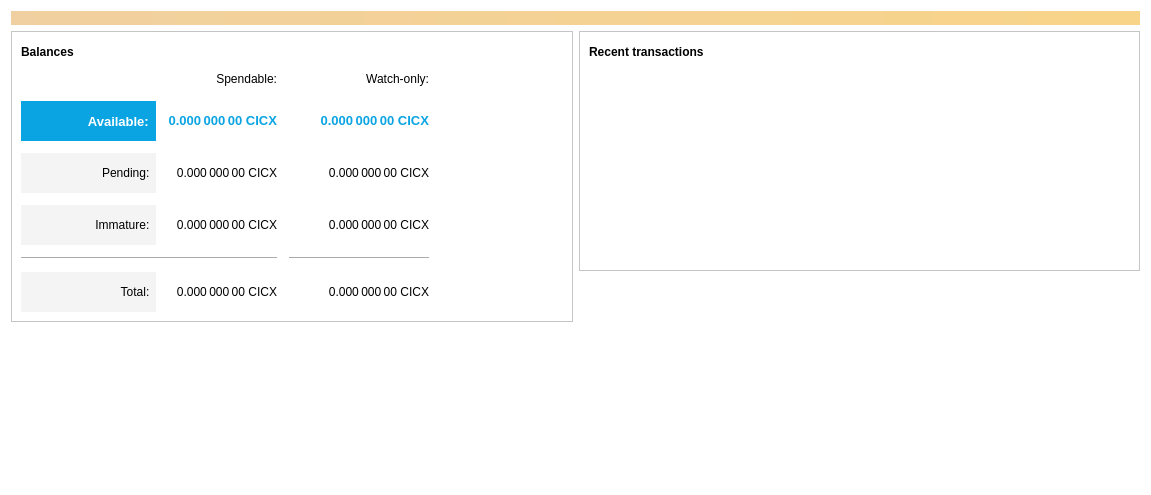
<?xml version="1.0" encoding="UTF-8"?>
<ui version="4.0">
 <class>OverviewPage</class>
 <widget class="QWidget" name="OverviewPage">
  <property name="geometry">
   <rect>
    <x>0</x>
    <y>0</y>
    <width>1151</width>
    <height>495</height>
   </rect>
  </property>
  <property name="windowTitle">
   <string>Form</string>
  </property>
  <property name="autoFillBackground">
   <bool>false</bool>
  </property>
  <property name="styleSheet">
   <string notr="true">background-color: rgb(255, 255, 255);</string>
  </property>
  <layout class="QVBoxLayout" name="topLayout">
   <item>
    <widget class="QLabel" name="labelAlerts">
     <property name="visible">
      <bool>false</bool>
     </property>
     <property name="styleSheet">
      <string notr="true">QLabel { background-color: qlineargradient(x1: 0, y1: 0, x2: 1, y2: 0, stop:0 #F0D0A0, stop:1 #F8D488); color:#000000; }</string>
     </property>
     <property name="wordWrap">
      <bool>true</bool>
     </property>
     <property name="margin">
      <number>3</number>
     </property>
     <property name="textInteractionFlags">
      <set>Qt::TextSelectableByMouse</set>
     </property>
    </widget>
   </item>
   <item>
    <layout class="QHBoxLayout" name="horizontalLayout" stretch="1,1">
     <item>
      <layout class="QVBoxLayout" name="verticalLayout_2">
       <item>
        <widget class="QFrame" name="frame">
         <property name="frameShape">
          <enum>QFrame::StyledPanel</enum>
         </property>
         <property name="frameShadow">
          <enum>QFrame::Raised</enum>
         </property>
         <layout class="QVBoxLayout" name="verticalLayout_4">
          <item>
           <layout class="QHBoxLayout" name="horizontalLayout_4">
            <item>
             <widget class="QLabel" name="label_5">
              <property name="font">
               <font>
                <weight>75</weight>
                <bold>true</bold>
               </font>
              </property>
              <property name="text">
               <string>Balances</string>
              </property>
             </widget>
            </item>
            <item>
             <widget class="QPushButton" name="labelWalletStatus">
              <property name="enabled">
               <bool>true</bool>
              </property>
              <property name="maximumSize">
               <size>
                <width>30</width>
                <height>16777215</height>
               </size>
              </property>
              <property name="toolTip">
               <string>The displayed information may be out of date. Your wallet automatically synchronizes with the CB AI COIN network after a connection is established, but this process has not completed yet.</string>
              </property>
              <property name="text">
               <string/>
              </property>
              <property name="icon">
               <iconset resource="../CB AI COIN.qrc">
                <normaloff>:/icons/warning</normaloff>
                <disabledoff>:/icons/warning</disabledoff>:/icons/warning</iconset>
              </property>
              <property name="iconSize">
               <size>
                <width>24</width>
                <height>24</height>
               </size>
              </property>
              <property name="flat">
               <bool>true</bool>
              </property>
             </widget>
            </item>
            <item>
             <spacer name="horizontalSpacer_3">
              <property name="orientation">
               <enum>Qt::Horizontal</enum>
              </property>
              <property name="sizeHint" stdset="0">
               <size>
                <width>40</width>
                <height>20</height>
               </size>
              </property>
             </spacer>
            </item>
           </layout>
          </item>
          <item>
           <layout class="QGridLayout" name="gridLayout">
            <property name="spacing">
             <number>12</number>
            </property>
            <item row="5" column="0">
             <widget class="QLabel" name="labelTotalText">
              <property name="styleSheet">
               <string notr="true">background-color: rgb(244, 244, 244);</string>
              </property>
              <property name="text">
               <string>Total:  </string>
              </property>
              <property name="alignment">
               <set>Qt::AlignRight|Qt::AlignTrailing|Qt::AlignVCenter</set>
              </property>
             </widget>
            </item>
            <item row="4" column="2">
             <widget class="Line" name="lineWatchBalance">
              <property name="sizePolicy">
               <sizepolicy hsizetype="Preferred" vsizetype="Fixed">
                <horstretch>0</horstretch>
                <verstretch>0</verstretch>
               </sizepolicy>
              </property>
              <property name="minimumSize">
               <size>
                <width>140</width>
                <height>0</height>
               </size>
              </property>
              <property name="orientation">
               <enum>Qt::Horizontal</enum>
              </property>
             </widget>
            </item>
            <item row="1" column="0">
             <widget class="QLabel" name="labelBalanceText">
              <property name="baseSize">
               <size>
                <width>0</width>
                <height>0</height>
               </size>
              </property>
              <property name="font">
               <font>
                <pointsize>10</pointsize>
                <weight>75</weight>
                <bold>true</bold>
               </font>
              </property>
              <property name="styleSheet">
               <string notr="true">background-color: rgb(10, 164, 227);
color: rgb(255, 255, 255);</string>
              </property>
              <property name="text">
               <string>Available:  </string>
              </property>
              <property name="alignment">
               <set>Qt::AlignRight|Qt::AlignTrailing|Qt::AlignVCenter</set>
              </property>
             </widget>
            </item>
            <item row="2" column="1">
             <widget class="QLabel" name="labelUnconfirmed">
              <property name="font">
               <font>
                <weight>50</weight>
                <bold>false</bold>
               </font>
              </property>
              <property name="cursor">
               <cursorShape>IBeamCursor</cursorShape>
              </property>
              <property name="toolTip">
               <string>Total of transactions that have yet to be confirmed, and do not yet count toward the spendable balance</string>
              </property>
              <property name="text">
               <string notr="true">0.000 000 00 CICX</string>
              </property>
              <property name="alignment">
               <set>Qt::AlignRight|Qt::AlignTrailing|Qt::AlignVCenter</set>
              </property>
              <property name="textInteractionFlags">
               <set>Qt::LinksAccessibleByMouse|Qt::TextSelectableByKeyboard|Qt::TextSelectableByMouse</set>
              </property>
             </widget>
            </item>
            <item row="1" column="3">
             <spacer name="verticalSpacer_3">
              <property name="orientation">
               <enum>Qt::Vertical</enum>
              </property>
              <property name="sizeType">
               <enum>QSizePolicy::Fixed</enum>
              </property>
              <property name="sizeHint" stdset="0">
               <size>
                <width>20</width>
                <height>40</height>
               </size>
              </property>
             </spacer>
            </item>
            <item row="0" column="0">
             <spacer name="horizontalSpacer_4">
              <property name="orientation">
               <enum>Qt::Horizontal</enum>
              </property>
              <property name="sizeHint" stdset="0">
               <size>
                <width>50</width>
                <height>20</height>
               </size>
              </property>
             </spacer>
            </item>
            <item row="4" column="0" colspan="2">
             <widget class="Line" name="line">
              <property name="orientation">
               <enum>Qt::Horizontal</enum>
              </property>
             </widget>
            </item>
            <item row="2" column="0">
             <widget class="QLabel" name="labelPendingText">
              <property name="styleSheet">
               <string notr="true">background-color: rgb(244, 244, 244);</string>
              </property>
              <property name="text">
               <string>Pending:  </string>
              </property>
              <property name="alignment">
               <set>Qt::AlignRight|Qt::AlignTrailing|Qt::AlignVCenter</set>
              </property>
             </widget>
            </item>
            <item row="3" column="0">
             <widget class="QLabel" name="labelImmatureText">
              <property name="styleSheet">
               <string notr="true">background-color: rgb(244, 244, 244);</string>
              </property>
              <property name="text">
               <string>Immature:  </string>
              </property>
              <property name="alignment">
               <set>Qt::AlignRight|Qt::AlignTrailing|Qt::AlignVCenter</set>
              </property>
             </widget>
            </item>
            <item row="5" column="1">
             <widget class="QLabel" name="labelTotal">
              <property name="font">
               <font>
                <weight>50</weight>
                <bold>false</bold>
               </font>
              </property>
              <property name="cursor">
               <cursorShape>IBeamCursor</cursorShape>
              </property>
              <property name="toolTip">
               <string>Your current total balance</string>
              </property>
              <property name="text">
               <string notr="true">0.000 000 00 CICX</string>
              </property>
              <property name="alignment">
               <set>Qt::AlignRight|Qt::AlignTrailing|Qt::AlignVCenter</set>
              </property>
              <property name="textInteractionFlags">
               <set>Qt::LinksAccessibleByMouse|Qt::TextSelectableByKeyboard|Qt::TextSelectableByMouse</set>
              </property>
             </widget>
            </item>
            <item row="0" column="3">
             <spacer name="horizontalSpacer_2">
              <property name="orientation">
               <enum>Qt::Horizontal</enum>
              </property>
              <property name="sizeHint" stdset="0">
               <size>
                <width>40</width>
                <height>20</height>
               </size>
              </property>
             </spacer>
            </item>
            <item row="2" column="2">
             <widget class="QLabel" name="labelWatchPending">
              <property name="font">
               <font>
                <weight>50</weight>
                <bold>false</bold>
               </font>
              </property>
              <property name="cursor">
               <cursorShape>IBeamCursor</cursorShape>
              </property>
              <property name="toolTip">
               <string>Unconfirmed transactions to watch-only addresses</string>
              </property>
              <property name="text">
               <string notr="true">0.000 000 00 CICX</string>
              </property>
              <property name="alignment">
               <set>Qt::AlignRight|Qt::AlignTrailing|Qt::AlignVCenter</set>
              </property>
              <property name="textInteractionFlags">
               <set>Qt::LinksAccessibleByMouse|Qt::TextSelectableByKeyboard|Qt::TextSelectableByMouse</set>
              </property>
             </widget>
            </item>
            <item row="0" column="1">
             <widget class="QLabel" name="labelSpendable">
              <property name="text">
               <string>Spendable:</string>
              </property>
              <property name="alignment">
               <set>Qt::AlignRight|Qt::AlignTrailing|Qt::AlignVCenter</set>
              </property>
             </widget>
            </item>
            <item row="1" column="2">
             <widget class="QLabel" name="labelWatchAvailable">
              <property name="font">
               <font>
                <pointsize>10</pointsize>
                <weight>75</weight>
                <bold>true</bold>
               </font>
              </property>
              <property name="cursor">
               <cursorShape>IBeamCursor</cursorShape>
              </property>
              <property name="toolTip">
               <string>Your current balance in watch-only addresses</string>
              </property>
              <property name="styleSheet">
               <string notr="true">color: rgb(10, 164, 227);</string>
              </property>
              <property name="text">
               <string notr="true">0.000 000 00 CICX</string>
              </property>
              <property name="alignment">
               <set>Qt::AlignRight|Qt::AlignTrailing|Qt::AlignVCenter</set>
              </property>
              <property name="textInteractionFlags">
               <set>Qt::LinksAccessibleByMouse|Qt::TextSelectableByKeyboard|Qt::TextSelectableByMouse</set>
              </property>
             </widget>
            </item>
            <item row="3" column="2">
             <widget class="QLabel" name="labelWatchImmature">
              <property name="font">
               <font>
                <weight>50</weight>
                <bold>false</bold>
               </font>
              </property>
              <property name="cursor">
               <cursorShape>IBeamCursor</cursorShape>
              </property>
              <property name="toolTip">
               <string>Mined balance in watch-only addresses that has not yet matured</string>
              </property>
              <property name="text">
               <string notr="true">0.000 000 00 CICX</string>
              </property>
              <property name="alignment">
               <set>Qt::AlignRight|Qt::AlignTrailing|Qt::AlignVCenter</set>
              </property>
              <property name="textInteractionFlags">
               <set>Qt::LinksAccessibleByMouse|Qt::TextSelectableByKeyboard|Qt::TextSelectableByMouse</set>
              </property>
             </widget>
            </item>
            <item row="1" column="1">
             <widget class="QLabel" name="labelBalance">
              <property name="font">
               <font>
                <pointsize>10</pointsize>
                <weight>75</weight>
                <bold>true</bold>
               </font>
              </property>
              <property name="cursor">
               <cursorShape>IBeamCursor</cursorShape>
              </property>
              <property name="toolTip">
               <string>Your current spendable balance</string>
              </property>
              <property name="styleSheet">
               <string notr="true">color: rgb(10, 164, 227);</string>
              </property>
              <property name="text">
               <string notr="true">0.000 000 00 CICX</string>
              </property>
              <property name="textFormat">
               <enum>Qt::PlainText</enum>
              </property>
              <property name="alignment">
               <set>Qt::AlignRight|Qt::AlignTrailing|Qt::AlignVCenter</set>
              </property>
              <property name="textInteractionFlags">
               <set>Qt::LinksAccessibleByMouse|Qt::TextSelectableByKeyboard|Qt::TextSelectableByMouse</set>
              </property>
             </widget>
            </item>
            <item row="3" column="1">
             <widget class="QLabel" name="labelImmature">
              <property name="font">
               <font>
                <weight>50</weight>
                <bold>false</bold>
               </font>
              </property>
              <property name="cursor">
               <cursorShape>IBeamCursor</cursorShape>
              </property>
              <property name="toolTip">
               <string>Mined balance that has not yet matured</string>
              </property>
              <property name="text">
               <string notr="true">0.000 000 00 CICX</string>
              </property>
              <property name="alignment">
               <set>Qt::AlignRight|Qt::AlignTrailing|Qt::AlignVCenter</set>
              </property>
              <property name="textInteractionFlags">
               <set>Qt::LinksAccessibleByMouse|Qt::TextSelectableByKeyboard|Qt::TextSelectableByMouse</set>
              </property>
             </widget>
            </item>
            <item row="0" column="2">
             <widget class="QLabel" name="labelWatchonly">
              <property name="text">
               <string>Watch-only:</string>
              </property>
              <property name="alignment">
               <set>Qt::AlignRight|Qt::AlignTrailing|Qt::AlignVCenter</set>
              </property>
             </widget>
            </item>
            <item row="5" column="2">
             <widget class="QLabel" name="labelWatchTotal">
              <property name="font">
               <font>
                <weight>50</weight>
                <bold>false</bold>
               </font>
              </property>
              <property name="cursor">
               <cursorShape>IBeamCursor</cursorShape>
              </property>
              <property name="toolTip">
               <string>Current total balance in watch-only addresses</string>
              </property>
              <property name="text">
               <string notr="true">0.000 000 00 CICX</string>
              </property>
              <property name="alignment">
               <set>Qt::AlignRight|Qt::AlignTrailing|Qt::AlignVCenter</set>
              </property>
              <property name="textInteractionFlags">
               <set>Qt::LinksAccessibleByMouse|Qt::TextSelectableByKeyboard|Qt::TextSelectableByMouse</set>
              </property>
             </widget>
            </item>
            <item row="2" column="3">
             <spacer name="verticalSpacer_4">
              <property name="orientation">
               <enum>Qt::Vertical</enum>
              </property>
              <property name="sizeType">
               <enum>QSizePolicy::Fixed</enum>
              </property>
              <property name="sizeHint" stdset="0">
               <size>
                <width>20</width>
                <height>40</height>
               </size>
              </property>
             </spacer>
            </item>
            <item row="3" column="3">
             <spacer name="verticalSpacer_5">
              <property name="orientation">
               <enum>Qt::Vertical</enum>
              </property>
              <property name="sizeType">
               <enum>QSizePolicy::Fixed</enum>
              </property>
              <property name="sizeHint" stdset="0">
               <size>
                <width>20</width>
                <height>40</height>
               </size>
              </property>
             </spacer>
            </item>
            <item row="5" column="3">
             <spacer name="verticalSpacer_6">
              <property name="orientation">
               <enum>Qt::Vertical</enum>
              </property>
              <property name="sizeType">
               <enum>QSizePolicy::Fixed</enum>
              </property>
              <property name="sizeHint" stdset="0">
               <size>
                <width>20</width>
                <height>40</height>
               </size>
              </property>
             </spacer>
            </item>
           </layout>
          </item>
         </layout>
        </widget>
       </item>
       <item>
        <spacer name="verticalSpacer">
         <property name="orientation">
          <enum>Qt::Vertical</enum>
         </property>
         <property name="sizeHint" stdset="0">
          <size>
           <width>20</width>
           <height>40</height>
          </size>
         </property>
        </spacer>
       </item>
      </layout>
     </item>
     <item>
      <layout class="QVBoxLayout" name="verticalLayout_3">
       <item>
        <widget class="QFrame" name="frame_2">
         <property name="frameShape">
          <enum>QFrame::StyledPanel</enum>
         </property>
         <property name="frameShadow">
          <enum>QFrame::Raised</enum>
         </property>
         <layout class="QVBoxLayout" name="verticalLayout">
          <item>
           <layout class="QHBoxLayout" name="horizontalLayout_2">
            <item>
             <widget class="QLabel" name="label_4">
              <property name="font">
               <font>
                <weight>75</weight>
                <bold>true</bold>
               </font>
              </property>
              <property name="text">
               <string>Recent transactions</string>
              </property>
             </widget>
            </item>
            <item>
             <widget class="QPushButton" name="labelTransactionsStatus">
              <property name="enabled">
               <bool>true</bool>
              </property>
              <property name="maximumSize">
               <size>
                <width>30</width>
                <height>16777215</height>
               </size>
              </property>
              <property name="toolTip">
               <string>The displayed information may be out of date. Your wallet automatically synchronizes with the CB AI COIN network after a connection is established, but this process has not completed yet.</string>
              </property>
              <property name="text">
               <string/>
              </property>
              <property name="icon">
               <iconset resource="../CB AI COIN.qrc">
                <normaloff>:/icons/warning</normaloff>
                <disabledoff>:/icons/warning</disabledoff>:/icons/warning</iconset>
              </property>
              <property name="iconSize">
               <size>
                <width>24</width>
                <height>24</height>
               </size>
              </property>
              <property name="flat">
               <bool>true</bool>
              </property>
             </widget>
            </item>
            <item>
             <spacer name="horizontalSpacer">
              <property name="orientation">
               <enum>Qt::Horizontal</enum>
              </property>
              <property name="sizeHint" stdset="0">
               <size>
                <width>40</width>
                <height>20</height>
               </size>
              </property>
             </spacer>
            </item>
           </layout>
          </item>
          <item>
           <widget class="QListView" name="listTransactions">
            <property name="styleSheet">
             <string notr="true">QListView { background: transparent; }</string>
            </property>
            <property name="frameShape">
             <enum>QFrame::NoFrame</enum>
            </property>
            <property name="verticalScrollBarPolicy">
             <enum>Qt::ScrollBarAlwaysOff</enum>
            </property>
            <property name="horizontalScrollBarPolicy">
             <enum>Qt::ScrollBarAlwaysOff</enum>
            </property>
            <property name="selectionMode">
             <enum>QAbstractItemView::NoSelection</enum>
            </property>
           </widget>
          </item>
         </layout>
        </widget>
       </item>
       <item>
        <spacer name="verticalSpacer_2">
         <property name="orientation">
          <enum>Qt::Vertical</enum>
         </property>
         <property name="sizeHint" stdset="0">
          <size>
           <width>20</width>
           <height>40</height>
          </size>
         </property>
        </spacer>
       </item>
      </layout>
     </item>
    </layout>
   </item>
  </layout>
 </widget>
 <resources>
  <include location="../CB AI COIN.qrc"/>
 </resources>
 <connections/>
</ui>
